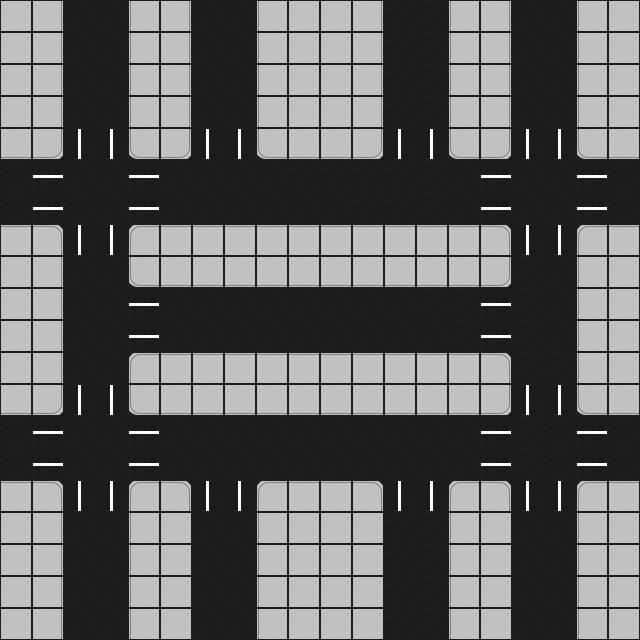

Tiled map render using the project's own tile images. Description and the map definition, with tile-layer contents summarised, below:
An orthogonal 20x20 tile map with 32x32 px tiles, 1 tile layer (Tile Layer 1) and 37 objects (17x car, 10x wall, 6x pjesak, 4x light).

<map version="1.10" tiledversion="1.10.2" orientation="orthogonal" renderorder="right-down" width="20" height="20" tilewidth="32" tileheight="32" infinite="0" nextlayerid="6" nextobjectid="40">
 <tileset firstgid="1" source="str.tsx" />
 <layer id="1" name="Tile Layer 1" width="20" height="20">
  <data>[400 cells, 400 non-empty, 15 distinct tile ids]</data>
 </layer>
 <objectgroup id="3" name="walls" visible="0">
  <object id="18" name="bucklebury" type="wall" x="64" y="160" width="64" height="64" />
  <object id="19" name="helm's deep" type="wall" x="192" y="160" width="64" height="64">
   <properties>
    <property name="forbidden" value="down" />
   </properties>
  </object>
  <object id="20" name="barad-dur" type="wall" x="64" y="288" width="64" height="64">
   <properties>
    <property name="forbidden" value="left" />
   </properties>
  </object>
  <object id="22" name="minas morgul" type="wall" x="512" y="288" width="64" height="64">
   <properties>
    <property name="forbidden" value="right" />
   </properties>
  </object>
  <object id="23" name="moria" type="wall" x="512" y="160" width="64" height="64" />
  <object id="24" name="edoras" type="wall" x="512" y="416" width="64" height="64" />
  <object id="25" name="bree" type="wall" x="64" y="416" width="64" height="64" />
  <object id="26" name="rivendell" type="wall" x="192" y="416" width="64" height="64">
   <properties>
    <property name="forbidden" value="up" />
   </properties>
  </object>
  <object id="27" name="minas tirith" type="wall" x="384" y="160" width="64" height="64">
   <properties>
    <property name="forbidden" value="down" />
   </properties>
  </object>
  <object id="28" name="hobbiton" type="wall" x="384" y="416" width="64" height="64">
   <properties>
    <property name="forbidden" value="up" />
   </properties>
  </object>
 </objectgroup>
 <objectgroup id="5" name="lights" visible="0">
  <object id="36" name="amon din" type="light" x="32" y="224" width="128" height="32">
   <properties>
    <property name="direction" value="up" />
   </properties>
  </object>
  <object id="37" name="eilenach" type="light" x="160" y="128" width="128" height="32">
   <properties>
    <property name="direction" value="down" />
   </properties>
  </object>
  <object id="38" name="nardol" type="light" x="480" y="128" width="32" height="128">
   <properties>
    <property name="direction" value="right" />
   </properties>
  </object>
  <object id="39" name="erelas" type="light" x="480" y="384" width="32" height="128">
   <properties>
    <property name="direction" value="right" />
   </properties>
  </object>
 </objectgroup>
 <objectgroup id="4" name="pjesaci" visible="0">
  <object id="30" name="anduin" type="pjesak" x="32" y="224" width="128" height="32">
   <properties>
    <property name="direction" value="right" />
   </properties>
  </object>
  <object id="31" name="baranduin" type="pjesak" x="160" y="128" width="128" height="32">
   <properties>
    <property name="direction" value="left" />
   </properties>
  </object>
  <object id="32" name="entwash" type="pjesak" x="160" y="480" width="128" height="32">
   <properties>
    <property name="direction" value="right" />
   </properties>
  </object>
  <object id="33" name="hoarwell" type="pjesak" x="480" y="384" width="32" height="128">
   <properties>
    <property name="direction" value="down" />
   </properties>
  </object>
  <object id="34" name="bruinen" type="pjesak" x="128" y="256" width="32" height="128">
   <properties>
    <property name="direction" value="up" />
   </properties>
  </object>
  <object id="35" name="nimrodel" type="pjesak" x="480" y="256" width="32" height="128">
   <properties>
    <property name="direction" value="down" />
   </properties>
  </object>
 </objectgroup>
 <objectgroup id="2" name="cars" visible="0">
  <properties>
   <property name="action" value="forward" />
   <property name="orientation" value="up" />
   <property name="turn" value="right" />
  </properties>
  <object id="1" name="arwen" type="car" x="384" y="64" width="32" height="32">
   <properties>
    <property name="action" value="forward" />
    <property name="orientation" value="down" />
    <property name="turn" value="left" />
   </properties>
  </object>
  <object id="2" name="gandalf" type="car" x="192" y="64" width="32" height="32">
   <properties>
    <property name="action" value="forward" />
    <property name="orientation" value="down" />
    <property name="turn" value="left" />
   </properties>
  </object>
  <object id="3" name="gimli" type="car" x="512" y="96" width="32" height="32">
   <properties>
    <property name="action" value="forward" />
    <property name="orientation" value="down" />
   </properties>
  </object>
  <object id="4" name="legolas" type="car" x="64" y="96" width="32" height="32">
   <properties>
    <property name="action" value="forward" />
    <property name="orientation" value="down" />
    <property name="turn" value="left" />
   </properties>
  </object>
  <object id="5" name="boromir" type="car" x="96" y="544" width="32" height="32">
   <properties>
    <property name="action" value="forward" />
    <property name="orientation" value="up" />
    <property name="turn" value="right" />
   </properties>
  </object>
  <object id="6" name="aragorn" type="car" x="96" y="256" width="32" height="32">
   <properties>
    <property name="action" value="forward" />
    <property name="orientation" value="up" />
    <property name="turn" value="right" />
   </properties>
  </object>
  <object id="7" name="pippin" type="car" x="64" y="352" width="32" height="32">
   <properties>
    <property name="action" value="forward" />
    <property name="orientation" value="up" />
   </properties>
  </object>
  <object id="8" name="merry" type="car" x="608" y="160" width="32" height="32">
   <properties>
    <property name="action" value="forward" />
    <property name="orientation" value="left" />
    <property name="turn" value="left" />
   </properties>
  </object>
  <object id="9" name="samwise" type="car" x="160" y="160" width="32" height="32">
   <properties>
    <property name="action" value="forward" />
    <property name="orientation" value="right" />
    <property name="turn" value="left" />
   </properties>
  </object>
  <object id="10" name="frodo" type="car" x="320" y="192" width="32" height="32">
   <properties>
    <property name="action" value="forward" />
    <property name="orientation" value="right" />
    <property name="turn" value="right" />
   </properties>
  </object>
  <object id="11" name="eowyn" type="car" x="224" y="512" width="32" height="32">
   <properties>
    <property name="action" value="forward" />
    <property name="orientation" value="up" />
    <property name="turn" value="left" />
   </properties>
  </object>
  <object id="12" name="eomer" type="car" x="0" y="448" width="32" height="32">
   <properties>
    <property name="action" value="forward" />
    <property name="orientation" value="right" />
   </properties>
  </object>
  <object id="13" name="theoden" type="car" x="288" y="320" width="32" height="32">
   <properties>
    <property name="action" value="forward" />
    <property name="orientation" value="right" />
    <property name="turn" value="left" />
   </properties>
  </object>
  <object id="14" name="galadriel" type="car" x="512" y="544" width="32" height="32">
   <properties>
    <property name="action" value="forward" />
    <property name="orientation" value="up" />
    <property name="turn" value="left" />
   </properties>
  </object>
  <object id="15" name="faramir" type="car" x="544" y="352" width="32" height="32">
   <properties>
    <property name="action" value="forward" />
    <property name="orientation" value="up" />
    <property name="turn" value="right" />
   </properties>
  </object>
  </objectgroup>
</map>
<!-- 2 of 37 objects omitted -->
